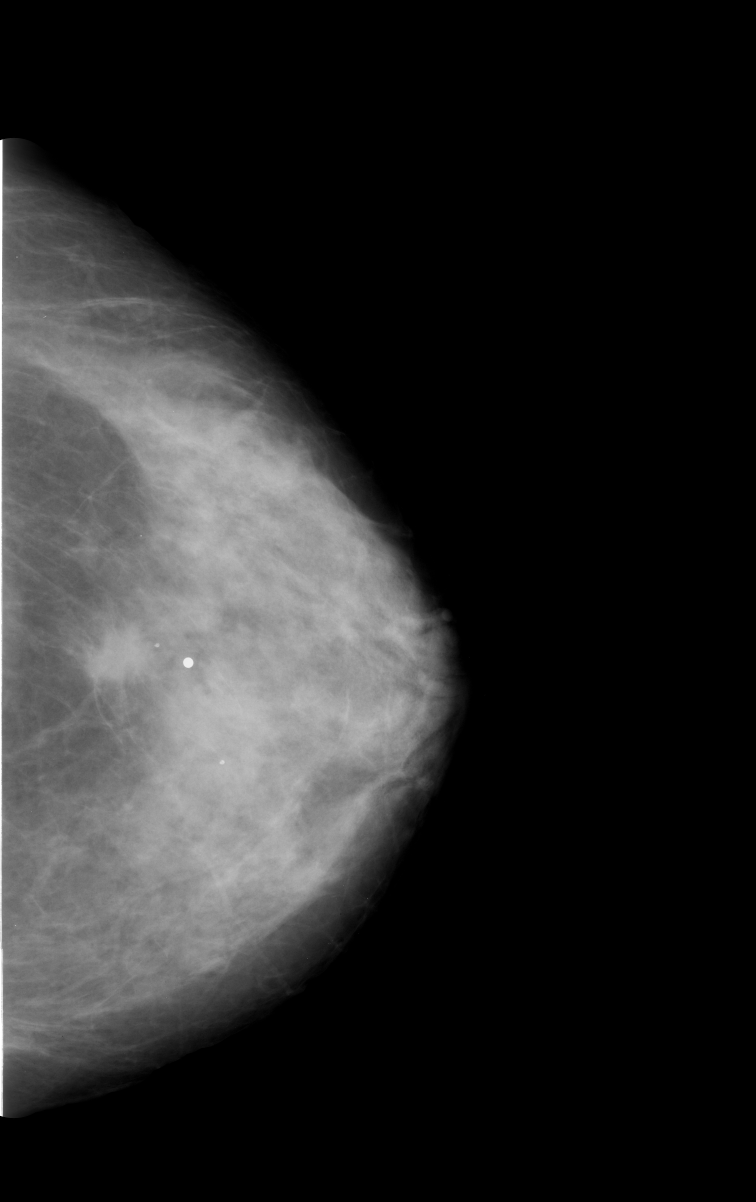
#> input picture OpenCV/images/full_mammography.jpg, 3024 x 4808 px (shown at 1/4 size)
$ jupyter execute --allow-errors 'Essential Functions.ipynb'
#> lines starting #> are read from the running program, lines starting #| are printed output that depends on the picture; after the words box and inside, x2 and y2 are one past the last pixel; in counts of white or black regions, pixels touching at a corner belong together
# Essential Functions in OpenCV

[cell 1]
import numpy as np
import cv2

import matplotlib.pyplot as plt

plt.style.use(['dark_background'])

[cell 2]
def show_img(img):
    cv2.imshow('', img)
    cv2.waitKey(0)

## Resize a image -- DownScale

[cell 3]
def downScale_img(img, downScale=7):
#> called with img = './images/full_mammography.jpg', downScale = 7
    img = cv2.imread(img)
#> img is the input picture: shape (4808, 3024, 3); min 0, max 255, mean 40.3

    width = img.shape[1]
#> width = 3024
    height = img.shape[0]
#> height = 4808

    width = width // downScale
#> width = 432
    height = height // downScale
#> height = 686
    dims = (width, height)
#> dims = (432, 686)

    img = cv2.resize(img, dims)
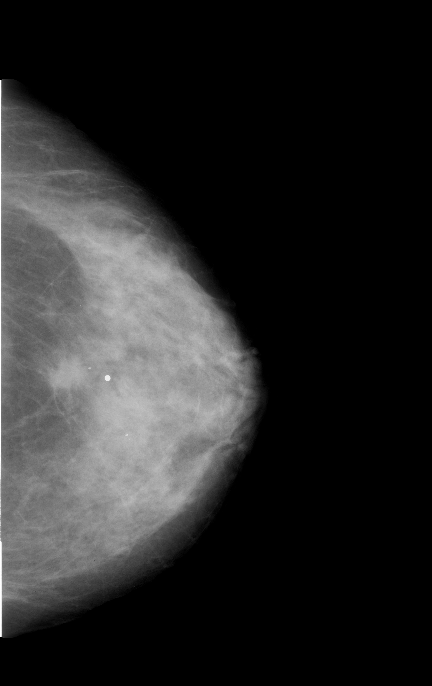
#> img: shape (686, 432, 3); min 0, max 255, mean 40.3

    return img

[cell 4]
img1 = downScale_img(r"./images/full_mammography.jpg")
plt.rcParams["figure.figsize"] = (20, 7)
plt.imshow(img1)
# cv2.imshow('Full Mammography resize',img1)
# cv2.waitKey(0)

## Blur

[cell 5]
def blur_img(img, ksize=9):
#> called with ksize = 13
    ks = (ksize, ksize)
    blur = cv2.GaussianBlur(img, ks, cv2.BORDER_DEFAULT)
    return blur

[cell 6]
blur1 = blur_img(img1, ksize=13)
plt.rcParams["figure.figsize"] = (20, 7)
plt.imshow(blur1)

## Canny -- Detect the edges

cv2.Canny(image, T_lower, T_upper, aperture_size, L2Gradient)

Where:

    Image: Input image to which Canny filter will be applied
    T_lower: Lower threshold value in Hysteresis Thresholding
    T_upper: Upper threshold value in Hysteresis Thresholding
    aperture_size: Aperture size of the Sobel filter.
    L2Gradient: Boolean parameter used for more precision in calculating Edge Gradient.

[cell 7]
def canny_img(img, l_th1, up_th2, ap_size=5):
#> called with l_th1 = 600, up_th2 = 700, ap_size = 5
    cny = cv2.Canny(img, l_th1, up_th2, apertureSize=ap_size)
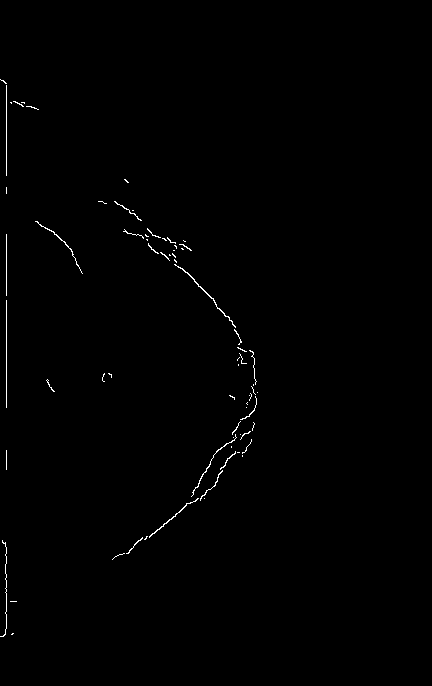
#> cny: shape (686, 432); 0.51% white in thin lines or dots, all inside (x1, y1, x2, y2) = (0, 79, 258, 637)
    return cny

[cell 8]
cny1 = canny_img(blur1, 600, 700)
plt.rcParams["figure.figsize"] = (20, 7)
plt.imshow(cny1, cmap='gray')

## Breast patch

[cell 9]
img_patch = cv2.imread("./images/patches/patch_1.jpeg")
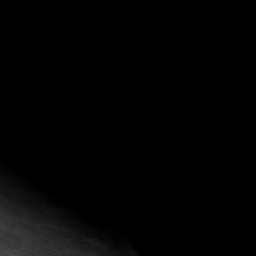
#> input picture OpenCV/images/patches/patch_1.jpeg, 256 x 256 px
#> img_patch is the input picture: shape (256, 256, 3); min 0, max 73, mean 2.9
plt.imshow(img_patch, cmap='gray')

[cell 10]
# mod_blur = blur_img(img_patch, ksize=3)
# mod_cny = canny_img(mod_blur, l_th1=1, up_th2=20, ap_size=3)
# plt.imshow(mod_cny, cmap="gray")

### Contrast, Brightnness -- Breast X-ray patch tuning

[cell 11]
# final, th = cv2.threshold(img_patch, 150, 255, cv2.THRESH_BINARY)
# gray = cv2.cvtColor(img_patch, cv2.COLOR_BGR2GRAY)


alpha = 3 # Contrast control (1.0-3.0)
beta = -200 # Brightness control (0-100)

buf = cv2.addWeighted(img_patch, .4, img_patch, 0, 0.02)
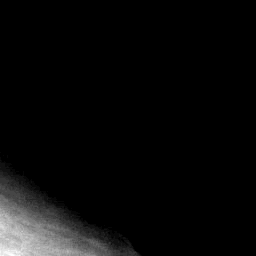
#> buf: shape (256, 256, 3); min 0, max 29, mean 1.2; drawn with min black and max white
adjusted = cv2.convertScaleAbs(buf, alpha=alpha, beta=beta)
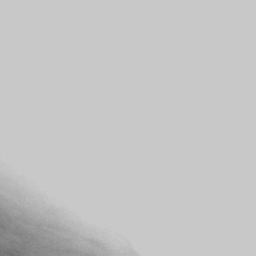
#> adjusted: shape (256, 256, 3); min 113, max 200, mean 196.5

plt.rcParams["figure.figsize"] = (20, 7)
plt.imshow(adjusted, cmap='gray')

### blur the patch

[cell 12]
blur_patch = blur_img(adjusted, ksize=1)
gray = cv2.cvtColor(blur_patch, cv2.COLOR_BGR2GRAY)

# patch_cny = canny_img(blur_patch, l_th1=2, up_th2=50, ap_size=3)

plt.imshow(gray, cmap='gray')

### threshold

[cell 13]
# ret, thresh1 = cv2.threshold(gray, 8, 255, cv2.THRESH_TOZERO_INV)
ret, thresh1 = cv2.threshold(gray, 10, 255, cv2.THRESH_TOZERO_INV)
#> thresh1: shape (256, 256); every value is 0

plt.imshow(thresh1, cmap='gray')

[cell 14]
thresh1.sum()
#> Out = 0

### morphing

[cell 15]
kernel = cv2.getStructuringElement(cv2.MORPH_ELLIPSE, (6,6))
morph = cv2.morphologyEx(thresh1, cv2.MORPH_CLOSE, kernel)

plt.imshow(morph, cmap="gray")

### contour

[cell 16]
# get largest contour
contours = cv2.findContours(morph, cv2.RETR_EXTERNAL, cv2.CHAIN_APPROX_SIMPLE)
#> contours = 0 contours
contours = contours[0] if len(contours) == 2 else contours[1]
#> contours = []
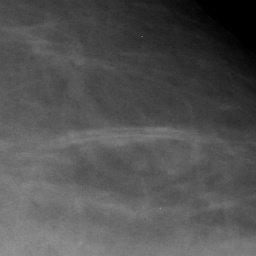
#> input picture OpenCV/images/patches/patch_0.jpeg, 256 x 256 px, found by its file name
#> further down, img is the input picture: shape (256, 256, 3); min 0, max 148, mean 81.8
#> pass 3 of the loop `for i in range(0, 9):`:
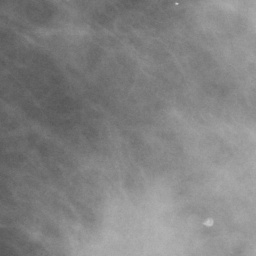
#> input picture OpenCV/images/patches/patch_10.jpeg, 256 x 256 px, found by its file name
#> img is the input picture: shape (256, 256, 3); min 86, max 201, mean 130.1
#> (the rest of this cell did not finish here and is left out)

### masking

#> (a cell that did not finish here is left out)

### canny

#> (a cell that did not finish here is left out)

### Normal plot of Patches

[cell 19]
import os

patches_path = r"E:/Data Science/OpenCV/images/patches/"

if os.path.isdir(patches_path):
    files = os.listdir(patches_path)
    files.sort()
    # print(files)

[cell 20]
count = 0
plt.style.use(['dark_background'])
plt.figure(figsize=(15, 12))
#> (the rest of this cell did not finish here and is left out)

### Canny plot of Patches

[cell 21]
count = 0
plt.style.use(['dark_background'])
plt.figure(figsize=(15, 12))
#> (the rest of this cell did not finish here and is left out)

#> call 2 of canny_img, with l_th1 = 10, up_th2 = 900, ap_size = 5
#> in canny_img (call 2), `cny = cv2.Canny(img, l_th1, up_th2, apertureSize=ap_size)`:
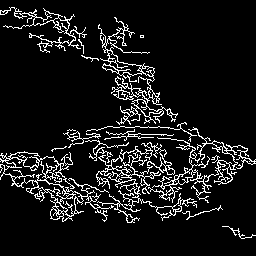
#> cny: shape (256, 256); 9.4% white in thin lines or dots
#> pass 3 of the loop `for i in range(0, 9):`:
#> in canny_img (call 4), `cny = cv2.Canny(img, l_th1, up_th2, apertureSize=ap_size)`:
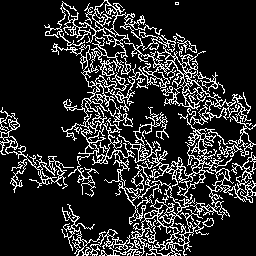
#> cny: shape (256, 256); 16.8% white in thin lines or dots
#> `buf = cv2.addWeighted(img, .4, img_patch, 0, 0.02)`:
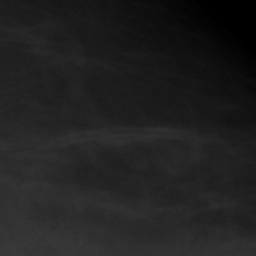
#> buf: shape (256, 256, 3); min 0, max 59, mean 32.7
#> `adjusted = cv2.convertScaleAbs(buf, alpha=alpha, beta=beta)`:
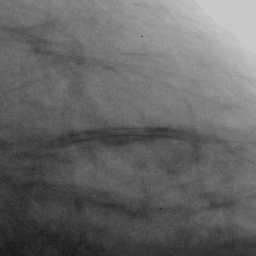
#> adjusted: shape (256, 256, 3); min 23, max 200, mean 101.8
#> pass 3 of the loop `for i in range(0, 9):`:
#> `adjusted = cv2.convertScaleAbs(buf, alpha=alpha, beta=beta)`:
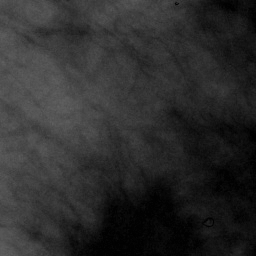
#> adjusted: shape (256, 256, 3); min 1, max 98, mean 44.2

    # gray = cv2.cvtColor(img, cv2.COLOR_BGR2GRAY)
    # plt.imshow(p_arr[img], cmap ='binary')
    plt.imshow(patch_cny, cmap ='gray')

    plt.title(files[i])
    # plt.tight_layout()
    count+=1
plt.show()

### Image enhancement plot of Patches

[cell 22]
count = 0
plt.style.use(['dark_background'])
plt.figure(figsize=(15, 12))
#> (the rest of this cell did not finish here and is left out)
